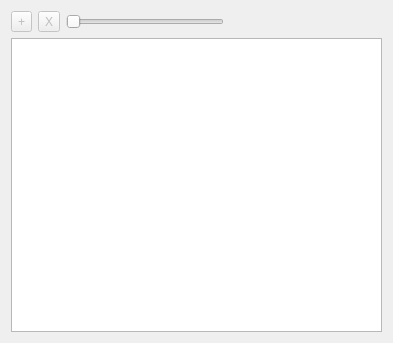
<?xml version="1.0" encoding="UTF-8"?>
<ui version="4.0">
 <class>CompositeTileSourceConfigurationWidget</class>
 <widget class="QWidget" name="CompositeTileSourceConfigurationWidget">
  <property name="geometry">
   <rect>
    <x>0</x>
    <y>0</y>
    <width>393</width>
    <height>343</height>
   </rect>
  </property>
  <property name="windowTitle">
   <string>Form</string>
  </property>
  <layout class="QVBoxLayout" name="verticalLayout">
   <item>
    <layout class="QHBoxLayout" name="horizontalLayout">
     <item>
      <widget class="QToolButton" name="addSourceButton">
       <property name="enabled">
        <bool>false</bool>
       </property>
       <property name="text">
        <string>+</string>
       </property>
      </widget>
     </item>
     <item>
      <widget class="QToolButton" name="removeSourceButton">
       <property name="enabled">
        <bool>false</bool>
       </property>
       <property name="text">
        <string>X</string>
       </property>
      </widget>
     </item>
     <item>
      <widget class="QSlider" name="opacitySlider">
       <property name="enabled">
        <bool>false</bool>
       </property>
       <property name="maximum">
        <number>100</number>
       </property>
       <property name="tracking">
        <bool>false</bool>
       </property>
       <property name="orientation">
        <enum>Qt::Horizontal</enum>
       </property>
      </widget>
     </item>
     <item>
      <spacer name="horizontalSpacer">
       <property name="orientation">
        <enum>Qt::Horizontal</enum>
       </property>
       <property name="sizeHint" stdset="0">
        <size>
         <width>40</width>
         <height>20</height>
        </size>
       </property>
      </spacer>
     </item>
    </layout>
   </item>
   <item>
    <widget class="QListView" name="listView">
     <property name="focusPolicy">
      <enum>Qt::ClickFocus</enum>
     </property>
     <property name="editTriggers">
      <set>QAbstractItemView::NoEditTriggers</set>
     </property>
     <property name="uniformItemSizes">
      <bool>true</bool>
     </property>
    </widget>
   </item>
  </layout>
 </widget>
 <resources/>
 <connections/>
</ui>
